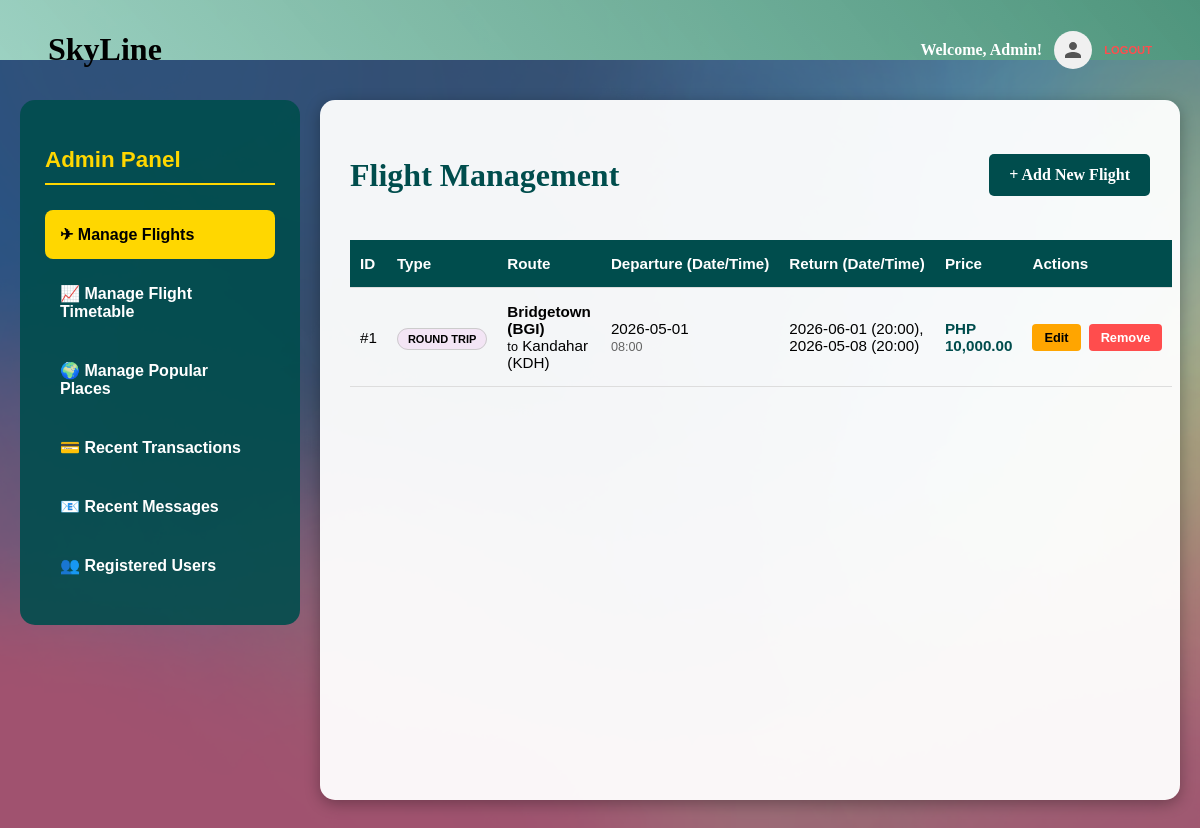
The app's page /admin_dashboard (signed in) with its own data.
### app.py (models this page shows)
class Flight(db.Model):
    id = db.Column(db.Integer, primary_key=True)
    from_country = db.Column(db.String(50), nullable=False)
    from_city = db.Column(db.String(50), nullable=False)
    to_country = db.Column(db.String(50), nullable=False)
    to_city = db.Column(db.String(50), nullable=False)
    dep_date = db.Column(db.String(20), nullable=False)
    dep_time = db.Column(db.String(20), nullable=False)
    ret_date = db.Column(db.Text, nullable=False)
    ret_time = db.Column(db.String(100), nullable=False)
    duration = db.Column(db.String(20), nullable=False)
    tickets_economy = db.Column(db.Integer)
    tickets_business = db.Column(db.Integer)
    tickets_first = db.Column(db.Integer)
    price = db.Column(db.Float, nullable=False)
    promo_code = db.Column(db.String(50), nullable=False)
    trip_type=db.Column(db.String(50), nullable=False)
    status=db.Column(db.String(20),nullable=False)

### app.py (the view)
@app.route('/admin_dashboard')
def admin_dashboard():
    if session.get('role') != 'admin':
        return redirect(url_for('index'))
    now = datetime.datetime.now()
    ten_hours_later = now + timedelta(hours=120)
    current_date_str = now.strftime('%Y-%m-%d')
    today_flights = Flight.query.filter(Flight.dep_date == current_date_str).all()
    timetable_flights = []
    for f in today_flights:
        try:
            dep_time_obj = datetime.datetime.strptime(f"{f.dep_date} {f.dep_time}", "%Y-%m-%d %H:%M")
            if now <= dep_time_obj <= ten_hours_later:
                timetable_flights.append(f)
        except ValueError:
            continue
    timetable_flights.sort(key=lambda x: x.dep_time)
    all_flights = Flight.query.all()
    all_bookings = Booking.query.order_by(Booking.id.desc()).all()
    all_users = User.query.order_by(User.role.asc()).all()
    all_destinations = Destination.query.all()
    all_messages = ContactMessage.query.order_by(ContactMessage.timestamp.desc()).all()
    return render_template('admin.html',
                           flights=all_flights,
                           bookings=all_bookings,
                           users=all_users,
                           destinations=all_destinations,
                           messages=all_messages,
                           timetable=timetable_flights) # <--- Add this line

### app.py (called while the page is built)
@app.template_filter('format_json_dates')
def format_json_dates(json_str):
    if not json_str or json_str == "none" or json_str == "[]":
        return "N/A"
    try:
        data = json.loads(json_str)
        return ", ".join([f"{item['date']} ({item['time']})" for item in data])
    except:
        return json_str # Fallback to raw string if it's not JSON

@app.after_request
def add_header(response):
    response.headers["Cache-Control"] = "no-cache, no-store, must-revalidate"
    response.headers["Pragma"] = "no-cache"
    response.headers["Expires"] = "0"
    return response

### templates/admin.html (shortened to what this page needs)
<!DOCTYPE html>
<html lang="en">
<head>
    <link rel="stylesheet" href="{{ url_for('static', filename='style.css') }}">
</head>
<body class="admin-body">
    <div class="nav">
        <div class="logo"><h1>SkyLine</h1></div>
                        <div class="user-profile" style="display: flex; align-items: center; gap: 12px;">
                            <span class="user-name" style="color: white; font-family: 'Bookman Old Style'; font-weight: bold;">
                                Welcome, {{ session['first_name'] }}!
                            </span>
                            <a href="{{ url_for('bookedflights') }}" style="text-decoration: none;">
                                <div class="avatar-circle" style="width: 38px; height: 38px; background-color: #f0f0f0; border-radius: 50%; display: flex; align-items: center; justify-content: center;">
                                    <svg viewBox="0 0 24 24" fill="#555" width="24px" height="24px">
                                        <path d="M12 12c2.21 0 4-1.79 4-4s-1.79-4-4-4-4 1.79-4 4 1.79 4 4 4zm0 2c-2.67 0-8 1.34-8 4v2h16v-2c0-2.66-5.33-4-8-4z"/>
                                    </svg>
                                </div>
                            </a>
                            <a href="{{ url_for('logout') }}" style="color: #ff4d4d; font-size: 0.7rem; text-decoration: none; text-transform: uppercase; font-family: sans-serif; font-weight: bold;">Logout</a>
                        </div>
    </div>
    <div class="admin-wrapper">
        <div class="admin-sidebar">
            <h3>Admin Panel</h3>
            <button class="tab-btn active" onclick="openTab(event, 'flights')">✈ Manage Flights</button>
            <button class="tab-btn" onclick="openTab(event, 'timetable-section')">📈 Manage Flight Timetable</button>
            <button class="tab-btn" onclick="openTab(event, 'popular_dest')">🌍 Manage Popular Places</button>
            <button class="tab-btn" onclick="openTab(event, 'transactions')">💳 Recent Transactions</button>
            <button class="tab-btn" onclick="openTab(event, 'messages')">📧 Recent Messages</button>
            <button class="tab-btn" onclick="openTab(event, 'users')">👥 Registered Users</button>
        </div>
        <div class="admin-content">
            <div id="flights" class="admin-section active">
                <div style="display: flex; justify-content: space-between; align-items: center;">
                    <h2 style="font-size: 2rem; color: #004d4d;">Flight Management</h2>
                    <a href="{{ url_for('addtickets') }}" style="background: #004d4d; color: white; padding: 12px 20px; border-radius: 5px; text-decoration: none; font-weight: bold;">+ Add New Flight</a>
                </div>
                <table>
                    <thead>
                        <tr>
                            <th>ID</th>
                            <th>Type</th>
                            <th>Route</th>
                            <th>Departure (Date/Time)</th>
                            <th>Return (Date/Time)</th>
                            <th>Price</th>
                            <th>Actions</th>
                        </tr>
                    </thead>
                    <tbody>
                        {% for flight in flights %}
                        <tr>
                            <td>#{{ flight.id }}</td>
                            <td>
                                <span class="status-pill" style="background: {{ '#e3f2fd' if flight.trip_type == 'one way trip' else '#f3e5f5' }}; color: black; border: 1px solid #ccc;">
                                    {{ flight.trip_type|upper }}
                                </span>
                            </td>
                            <td>
                                <strong>{{ flight.from_city }}</strong> <br>
                                <small>to</small> {{ flight.to_city }}
                            </td>
                            <td>
                                {{ flight.dep_date }} <br>
                                <small style="color: #666;">{{ flight.dep_time }}</small>
                            </td>
                            <td>
                                {% if flight.trip_type == 'round trip' %}
                                    {{ flight.ret_date | format_json_dates }}
                                {% else %}
                                    One Way
                                {% endif %}
                            </td>
                            <td style="font-weight: bold; color: #004d4d;">
                                PHP {{ "{:,.2f}".format(flight.price) }}
                            </td>
                            <td>
                                <div style="display: flex; gap: 8px;">
                                    <a href="{{ url_for('edittickets', flight_id=flight.id) }}"
                                        style="background: #ffa500; color: black; padding: 6px 12px; border-radius: 4px; text-decoration: none; font-weight: bold; font-size: 0.8rem;">
                                        Edit
                                    </a>
                                    <form action="{{ url_for('delete_flight', flight_id=flight.id) }}" method="POST" style="display:inline;">
                                        <button type="submit"
                                                onclick="return confirm('Delete this flight permanentely?')"
                                                style="background: #ff4d4d; color: white; padding: 6px 12px; border: none; border-radius: 4px; cursor: pointer; font-weight: bold; font-size: 0.8rem;">
                                            Remove
                                        </button>
                                    </form>
                                </div>
                            </td>
                        </tr>
                        {% endfor %}
                    </tbody>
                </table>
            </div>
        </div>
    </div>
</body>
</html>

### static/style.css (style rules this page uses)
html, body { margin: 0; padding: 0; background-color: rgb(255, 255, 255); font-family: 'Franklin Gothic Medium'; scroll-behavior: smooth; overflow-x: hidden; width: 100%; }
* { box-sizing: border-box; }
.nav { width: 100%; height: auto; min-height: 60px; background-image: linear-gradient(50deg, #b5eed1d0, #4e947c); display: flex; flex-wrap: wrap; align-items: center; justify-content: space-between; padding: 10px 4%; margin: 0 0; overflow: visible; }
.logo { margin: auto 0; }
.nav-container, .nav-buttons, a { text-decoration: none; list-style-type: none; color: black; }

### records on screen
Flight: id "1", trip_type "ROUND TRIP", from_city "Bridgetown (BGI)", to_city "Kandahar (KDH)", dep_date "2026-05-01", dep_time "08:00", ret_date "2026-06-01 (20:00), 2026-05-08 (20:00)", price "10,000.00"

### other values on screen
{{ session['first_name'] }} "Admin"
